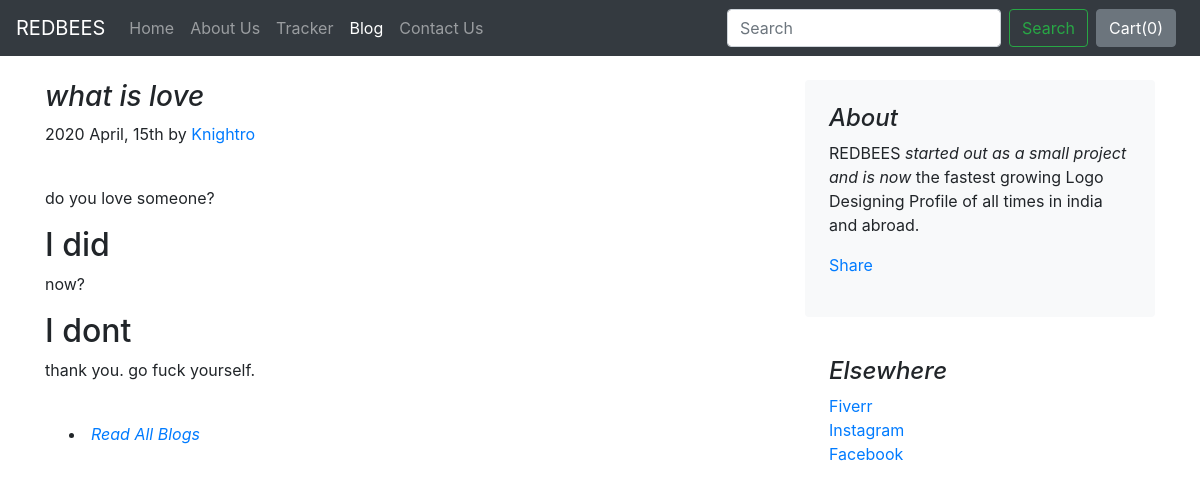
The app's page /blog/blogpost/4 with its own data.
### blog/models.py (models this page shows)
class Blogpost(models.Model):
    post_id = models.AutoField(primary_key=True)
    title = models.CharField(max_length=50)
    head0 = models.CharField(max_length=500, default="")
    chead0 = models.CharField(max_length=5000, default="")
    head1 = models.CharField(max_length=500, default="")
    chead1 = models.CharField(max_length=5000, default="")
    head2 = models.CharField(max_length=500, default="")
    chead2 = models.CharField(max_length=5000, default="")
    pub_date = models.DateField()
    thumbnail = models.ImageField(upload_to='shop/images', default="")
    def __str__(self):
        return self.title

### blog/views.py (the view)
# urls.py: path("blogpost/<int:id>", views.blogpost, name="blogHome")
def blogpost(request, id):
    post = Blogpost.objects.filter(post_id = id)[0]
    print(post)
    return render(request, 'blog/blogpost.html',{'post':post})

### blog/templates/blog/blogpost.html (shortened to what this page needs)
{% extends 'blog/basic.html' %}
{% block body %}
<div class="container">
    <div class="row mt-4">
        <div class="col-md-8 blog-main">
            <h3 class="font-italic">
                {{post.title}}
            </h3>
            <div class="blog-post">
                <p class="blog-post-meta">2020 April, 15th by <a href="#">Knightro</a></p>
                <div class="fb-like" data-href="http://127.0.0.1:8000/blog/blogpost/{{post.post_id}}" data-width="" data-layout="button_count" data-action="like" data-size="large" data-share="false"></div> <br>
                <p>{{post.chead0}}</p>
                <h2>{{post.head1}}</h2>
                <p>{{post.chead1}}</p>
                <h2>{{post.head2}}</h2>
                <p>{{post.chead2}}</p>
            </div>
            <div class="p-4 font-italic">
                    <li><a href="/blog">Read All  Blogs</a></li>
                    </div>
        </div>
        <aside class="col-md-4 blog-sidebar">
            <div class="p-4 mb-3 bg-light rounded">
                <h4 class="font-italic">About</h4>
                <p class="mb-0">REDBEES <em>started out as a small project and is now</em> the fastest growing Logo Designing Profile of all times in india and abroad.  <div class="my-3 fb-share-button" data-href="http://127.0.0.1:8000/blog/blogpost/{{post.post_id}}" data-layout="button_count" data-size="large"><a target="_blank" href="https://www.facebook.com/sharer/sharer.php?u=http%3A%2F%2F127.0.0.1%3A8000%2Fblog%2Fblogpost%2F1&amp;src=sdkpreparse" class="fb-xfbml-parse-ignore">Share</a></div></p>
            </div>
            <div class="p-4">
                <h4 class="font-italic">Elsewhere</h4>
                <ol class="list-unstyled">
                    <li><a href="#">Fiverr</a></li>
                    <li><a href="#">Instagram</a></li>
                    <li><a href="#">Facebook</a></li>
                </ol>
            </div>
        </aside>
    </div>
</div>
{% endblock %}

### records on screen
Blogpost: title "what is love", chead0 "do you love someone?", head1 "I did", chead1 "now?", head2 "I dont", chead2 "thank you. go fuck yourself."
